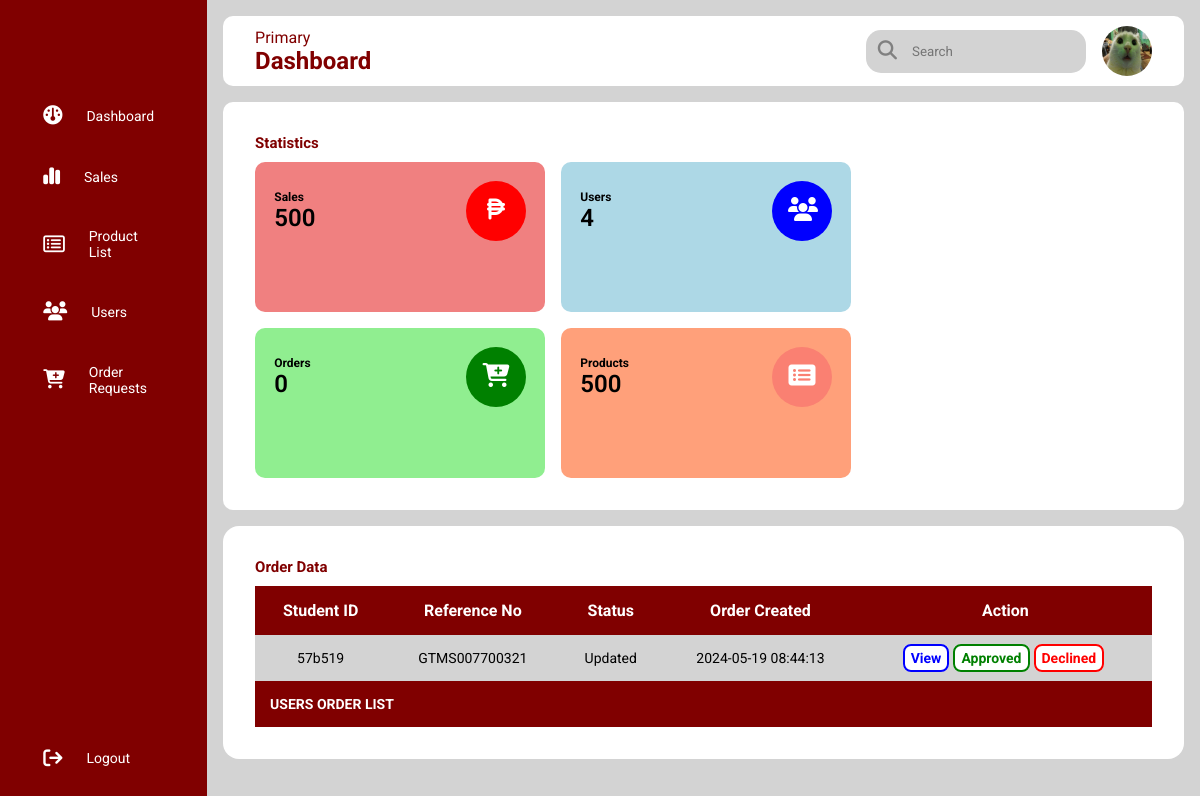
/admin/index-admin.php?action=login_success (signed in), run on the app's committed database.
### tables this page shows
CREATE TABLE `orders` (
  `id` int(11) NOT NULL,
  `reference_no` varchar(15) NOT NULL,
  `student_id` varchar(20) NOT NULL,
  `amount` varchar(50) NOT NULL,
  `garment_type` varchar(50) NOT NULL,
  `garment_id` varchar(11) NOT NULL,
  `gender` varchar(10) NOT NULL,
  `notes` varchar(555) NOT NULL,
  `status` varchar(20) NOT NULL,
  `created` datetime NOT NULL DEFAULT current_timestamp(),
  `modified` timestamp NOT NULL DEFAULT current_timestamp()
);

### object/user.php (called while the page is built, shortened)
<?php
class User {
	private $conn;
	private $table_name = "users";
	public function __construct($db) {
		$this->conn = $db;
	}
	function countUser(){
		$query = "SELECT COUNT(*) as user_count
					FROM
					" . $this->table_name . "
					WHERE
					access_level = 'student'";
		$stmt = $this->conn->prepare($query);
		$stmt->execute();
		$row = $stmt->fetch(PDO::FETCH_ASSOC);
		$user_count = $row['user_count'];
		return $user_count;
	}
}
?>

### object/order.php (called while the page is built, shortened)
<?php
class Order{
    private $conn;
    private $table_name = "orders";
    public function __construct($db){
        $this->conn = $db;
    }
    function readUpadatedRequest(){
        $query = "SELECT *
                    FROM
                    " . $this->table_name ."
                    WHERE
                        status = 'Updated' || status = 'Approved' ";
        $stmt = $this->conn->prepare($query);
        $stmt->execute();
        return $stmt;
    }
    function countOrderRequest(){
		$query = "SELECT COUNT(*) as order_count
					FROM
					" . $this->table_name . "
					WHERE
					status = 'Approved'";
		$stmt = $this->conn->prepare($query);
		$stmt->execute();
		$row = $stmt->fetch(PDO::FETCH_ASSOC);
		$order_count = $row['order_count'];
		return $order_count;
	}
}
?>

### admin/index-admin.php (the view, shortened to what this page needs)
<?php
include_once '../object/user.php';
include_once '../object/order.php';
$database = new Database();
$db = $database->getConnection();
$user = new User($db);
$order = new Order($db);
include_once 'sidebar.php';
include_once 'layout_head.php';
$stmt = $order->readUpadatedRequest();
$num = $stmt->rowCount();
$user_count = $user->countUser();
$order_count = $order->countOrderRequest();
?>
<div class="panel_container">
    <h3 class="main_title">Statistics</h3>
    <div class="panel_wrapper">
        <div class="panel_content lightcolor-1">
            <div class="panel_header">
                <div class="amount">
                    <span class="title">Sales</span>
                    <span class="amount_value">500</span>
                </div>
                <i class="fa-solid fa-peso-sign icon darkcolor-1"></i>
            </div>
        </div>
        <div class="panel_content lightcolor-2">
            <div class="panel_header">
                <div class="amount">
                    <span class="title">Users</span>
                    <span class="amount_value"><?php echo $user_count;?></span>
                </div>
                <i class="fa-solid fa-users icon darkcolor-2"></i>
            </div>
        </div>
        <div class="panel_content lightcolor-3">
            <div class="panel_header">
                <div class="amount">
                    <span class="title">Orders</span>
                    <span class="amount_value"><?php echo $order_count; ?></span>
                </div>
                <i class="fa-solid fa-cart-plus icon darkcolor-3"></i>
            </div>
        </div>
        <div class="panel_content lightcolor-4">
            <div class="panel_header">
                <div class="amount">
                    <span class="title">Products</span>
                    <span class="amount_value">500</span>
                </div>
                <i class="fa-solid  fa-rectangle-list icon darkcolor-4"></i>
            </div>
        </div>
    </div>
</div>
<div class="table_wrapper">
    <h3 class="main_title">Order Data</h3>
    <?php
        if ($num>0) {
            echo "<div class='table_container'>";
            echo "<table>";
                echo "<thead>";
                    echo "<tr>";
                        echo "<th>Student ID</th>";
                        echo "<th>Reference No</th>";
                        echo "<th>Status</th>";
                        echo "<th>Order Created</th>";
                        echo "<th>Action</th>";
                    echo "</tr>";
                echo "</thead>";
                echo "<tbody>";
                    while ($row = $stmt->fetch(PDO::FETCH_ASSOC)) {
                        extract($row);
                        echo "<tr>";
                            echo "<td>{$student_id}</td>";
                            echo "<td>{$reference_no}</td>";
                            echo "<td>{$status}</td>";
                            echo "<td>{$created}</td>";
                            echo "<td>";
                                if ($status == "Approved") {
                                    echo "<a href='../admin/view_request.php?oid={$id}' class='action_btn1'>View</a>";
                                    echo "<a decline-id='{$id}' class='action_btn3 decline-object'>Decline</a>";
                                }else{
                                    echo "<a href='../admin/view_request.php?oid={$id}' class='action_btn1'>View</a>";
                                    echo "<a update-id='{$id}' class='action_btn2 update-object'>Approved</a>";
                                    echo "<a href='#' class='action_btn3' onclick='deleteOrder({$id})'>Declined</a>";
                                }
                            echo "</td>";
                        echo "</tr>";
                    }
                echo "</tbody>";
                echo "<tfoot>";
                    echo "<tr>";
                        echo "<td colspan='8' class='table_foot'>USERS ORDER LIST</td>";
                    echo "</tr>";
                echo "</tfoot>";
            echo "</table>";
        }
    ?>
    </div>
<?php
    include_once 'layout_foot.php'; ?>

### libs/css/admin-style.css (style rules this page uses)
* { margin: 0; padding: 0; border: none; outline: none; box-sizing: border-box; font-family: Roboto; }
body { display: flex; }
.panel_container { background: white; padding: 2rem; border-radius: 10px; }
.panel_wrapper { display: flex; flex-wrap: wrap; gap: 1rem; }
.main_title { color: maroon; padding-bottom: 10px; font-size: 15px; }
.panel_content { background: lightblue; border-radius: 10px; padding: 1.2rem; width: 290px; height: 150px; display: flex; flex-direction: column; justify-content: space-between; transition: all 0.5s ease-in-out; }
.panel_header { display: flex; justify-content: space-between; align-items: center; margin-bottom: 20px; }
.amount { display: flex; flex-direction: column; }
.title { font-size: 12px; font-weight: bold; }
.amount_value { font-size: 24px; font-weight: 600; }
.icon { color: white; padding: 1rem; height: 60px; width: 60px; text-align: center; border-radius: 50%; font-size: 1.5rem; background: red; }
.lightcolor-1 { background: lightcoral; }
.lightcolor-2 { background: lightblue; }
.lightcolor-3 { background: lightgreen; }
.lightcolor-4 { background: lightsalmon; }
.darkcolor-1 { background: red; }
.darkcolor-2 { background: blue; }
.darkcolor-3 { background: green; }
.darkcolor-4 { background: salmon; }
.table_wrapper { background: white; margin-top: 1rem; border-radius: 1rem; padding: 2rem 2rem; overflow-x: auto; }
.table_container { width: 100%; margin: 0 auto; }
table { width: 100%; border-collapse: collapse; }
thead { background: maroon; color: white; }
th { padding: 15px; text-align: center; }
tbody { background: lightgray; }
td { text-align: center; padding: 15px; font-size: 14px; color: black; }
tfoot .table_foot { background: maroon; font-weight: bold; color: white; text-align: left; }
tfoot td { padding: 15px; color: white; }
.action_btn1, .action_btn2, .action_btn3 { text-decoration: none; border-radius: 8px; font-weight: bold; background-color: white; transition-duration: 0.3s; margin-right: 4px; padding: 4px 6px; }
.action_btn1 { border: 2px solid blue; color: blue; }
.action_btn2 { border: 2px solid green; color: green; }
.action_btn3 { border: 2px solid red; color: red; }

### data on the page
orders: student "57b519", reference_no "GTMS007700321", status "Updated", created "2024-05-19 08:44:13"

### other printed values
$page_title "Dashboard"
$user_count "4"
$order_count "0"
